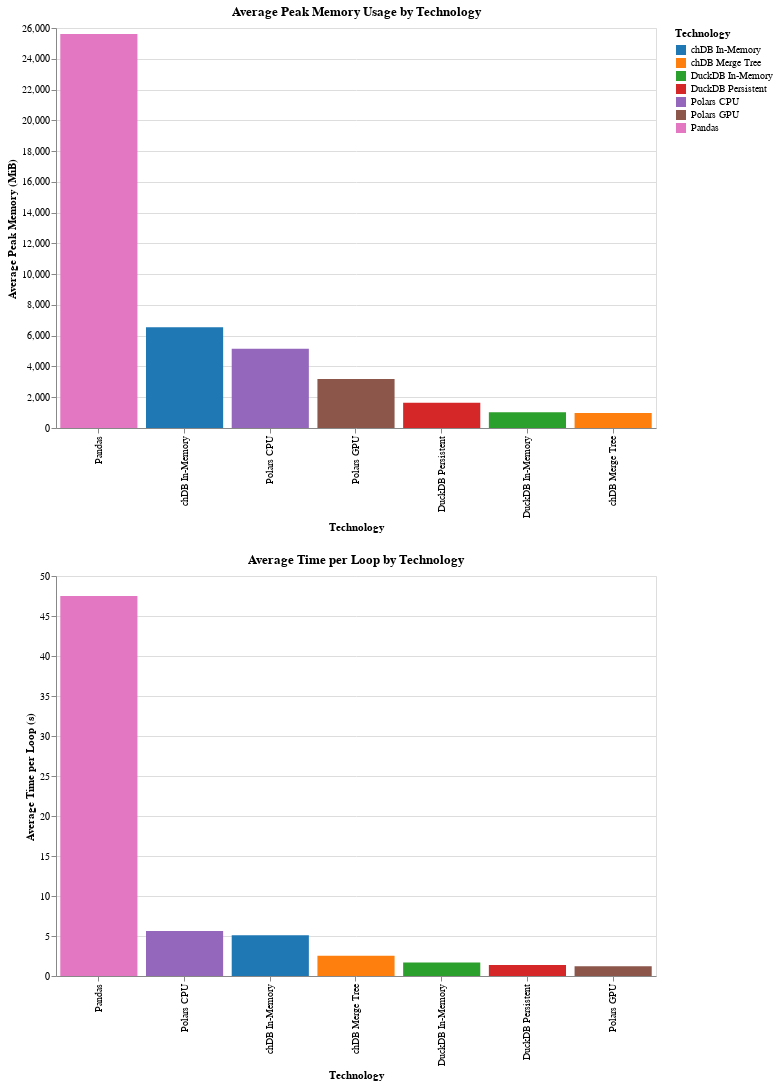

Notebook code cell kept with this figure:
### Markdown cell above
# Resource Utilization

### Code cell
df = pl.read_excel('/kaggle/input/resource-utilization/memory_usage_analysis.xlsx')
avg_df = df.group_by('Technology').agg([
    pl.col('Peak Memory (MiB)').mean(),
    pl.col('Increment (MiB)').mean(),
    pl.col('Time per loop (s)').mean()
]).sort('Peak Memory (MiB)', descending=True)

df_pandas = df.to_pandas()
avg_df_pandas = avg_df.to_pandas()

# Create a color scale
color_scale = alt.Scale(domain=['chDB In-Memory', 'chDB Merge Tree', 'DuckDB In-Memory', 'DuckDB Persistent', 'Polars CPU', 'Polars GPU', 'Pandas'],
                        range=['#1f77b4', '#ff7f0e', '#2ca02c', '#d62728', '#9467bd', '#8c564b', '#e377c2'])

# 1. Bar chart for Peak Memory Usage
peak_memory_chart = alt.Chart(avg_df_pandas).mark_bar().encode(
    x=alt.X('Technology:N', sort='-y'),
    y=alt.Y('Peak Memory (MiB):Q', title='Average Peak Memory (MiB)'),
    color=alt.Color('Technology:N', scale=color_scale),
    tooltip=['Technology', 'Peak Memory (MiB)']
).properties(
    title='Average Peak Memory Usage by Technology',
    width=600,
    height=400
)

# 2. Bar chart for Time per Loop
time_chart = alt.Chart(avg_df_pandas).mark_bar().encode(
    x=alt.X('Technology:N', sort='-y'),
    y=alt.Y('Time per loop (s):Q', title='Average Time per Loop (s)'),
    color=alt.Color('Technology:N', scale=color_scale),
    tooltip=['Technology', 'Time per loop (s)']
).properties(
    title='Average Time per Loop by Technology',
    width=600,
    height=400
)

# Combine all charts
final_chart = (peak_memory_chart & time_chart)

# Display the chart
final_chart.show()

### Figure 1 — Vega-Lite specification as saved in the notebook (floating-point values rounded to 4 significant figures)
{"config": {"view": {"continuousWidth": 300, "continuousHeight": 300}}, "vconcat": [{"mark": {"type": "bar"}, "encoding": {"color": {"field": "Technology", "scale": {"domain": ["chDB In-Memory", "chDB Merge Tree", "DuckDB In-Memory", "DuckDB Persistent", "Polars CPU", "Polars GPU", "Pandas"], "range": ["#1f77b4", "#ff7f0e", "#2ca02c", "#d62728", "#9467bd", "#8c564b", "#e377c2"]}, "type": "nominal"}, "tooltip": [{"field": "Technology", "type": "nominal"}, {"field": "Peak Memory (MiB)", "type": "quantitative"}], "x": {"field": "Technology", "sort": "-y", "type": "nominal"}, "y": {"field": "Peak Memory (MiB)", "title": "Average Peak Memory (MiB)", "type": "quantitative"}}, "height": 400, "title": "Average Peak Memory Usage by Technology", "width": 600}, {"mark": {"type": "bar"}, "encoding": {"color": {"field": "Technology", "scale": {"domain": ["chDB In-Memory", "chDB Merge Tree", "DuckDB In-Memory", "DuckDB Persistent", "Polars CPU", "Polars GPU", "Pandas"], "range": ["#1f77b4", "#ff7f0e", "#2ca02c", "#d62728", "#9467bd", "#8c564b", "#e377c2"]}, "type": "nominal"}, "tooltip": [{"field": "Technology", "type": "nominal"}, {"field": "Time per loop (s)", "type": "quantitative"}], "x": {"field": "Technology", "sort": "-y", "type": "nominal"}, "y": {"field": "Time per loop (s)", "title": "Average Time per Loop (s)", "type": "quantitative"}}, "height": 400, "title": "Average Time per Loop by Technology", "width": 600}], "data": {"name": "data-ef12c35768ad83621b27fecf71227c10"}, "$schema": "https://vega.github.io/schema/vega-lite/v5.20.1.json", "datasets": {"data-ef12c35768ad83621b27fecf71227c10": [{"Technology": "Pandas", "Peak Memory (MiB)": 25610.0, "Increment (MiB)": 20870.0, "Time per loop (s)": 47.5}, {"Technology": "chDB In-Memory", "Peak Memory (MiB)": 6553.0, "Increment (MiB)": 141.4, "Time per loop (s)": 5.09}, {"Technology": "Polars CPU", "Peak Memory (MiB)": 5145.0, "Increment (MiB)": 2746.0, "Time per loop (s)": 5.62}, {"Technology": "Polars GPU", "Peak Memory (MiB)": 3184.0, "Increment (MiB)": 86.9, "Time per loop (s)": 1.23}, {"Technology": "DuckDB Persistent", "Peak Memory (MiB)": 1648.0, "Increment (MiB)": 10.13, "Time per loop (s)": 1.36}, {"Technology": "DuckDB In-Memory", "Peak Memory (MiB)": 1024.0, "Increment (MiB)": 10.19, "Time per loop (s)": 1.68}, {"Technology": "chDB Merge Tree", "Peak Memory (MiB)": 972.5, "Increment (MiB)": 57.16, "Time per loop (s)": 2.53}]}}
